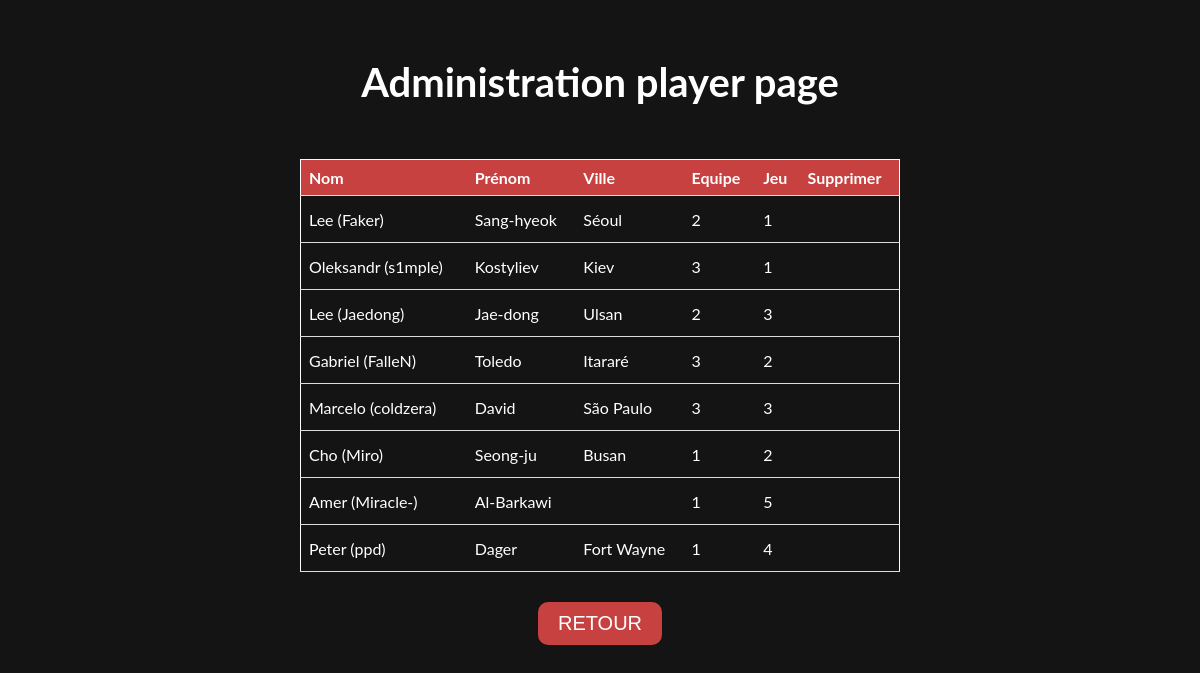
Page /src/player/admin_player.php on the committed database.
### tables this page shows
CREATE TABLE IF NOT EXISTS player (
    id INT(10) NOT NULL AUTO_INCREMENT,
    first_name VARCHAR(50) NOT NULL,
    second_name VARCHAR(50) NOT NULL,
    city VARCHAR(70) NOT NULL,
    team_id INT(10),
    game_id INT(10),
    PRIMARY KEY (id),
    CONSTRAINT fk_team_player FOREIGN KEY (team_id) REFERENCES team(id) ON DELETE SET NULL,
    CONSTRAINT fk_game_player FOREIGN KEY (game_id) REFERENCES game(id) ON DELETE SET NULL
);

### src/DBManager.php (called while the page is built)
<?php
class DBManager {
    private $bdd;
    public function __construct() {
        try {
            $this->bdd = new PDO (
                'mysql:host=localhost;dbname=brief;charset=utf8',
                'root',
                'root'
            );
        } catch (Exception $e) {
            die('Erreur : ' . $e->getMessage());
        }
    }
    public function getConnexion() {
        return $this->bdd;
    }
}
?>

### src/player/ManagerPlayer.php (called while the page is built, shortened)
<?php
require_once ('../DBManager.php');
require('./PlayerClass.php');
class ManagerPlayer extends DBManager {
    public function getAllPlayers() {
        $res = $this->getConnexion()->query('SELECT * from player');
        $players = [];
        foreach($res as $row) {
          $newPlayer = new Player();
          $newPlayer->setId($row['id']);
          $newPlayer->setFirstName($row['first_name']);
          $newPlayer->setSecondName($row['second_name']);
          $newPlayer->setCity($row['city']);
          $newPlayer->setTeamId($row['team_id']);
          $newPlayer->setGameId($row['game_id']);
          $players[] = $newPlayer;
        }
        return $players;
    }
}
?>

### src/player/PlayerClass.php (called while the page is built)
<?php
class Player {
    private $id;
    private $first_name;
    private $second_name;
    private $city;
    private $team_id;
    private $game_id;
    public function getId(){
        return $this->id;
    }
    public function setId($id){
        $this -> id = $id;
    }
    public function getFirstName(){
        return $this->first_name;
    }
    public function setFirstName($first_name){
        $this -> first_name = $first_name;
    }
    public function getSecondName(){
        return $this->second_name;
    }
    public function setSecondName($second_name){
        $this -> second_name = $second_name;
    }
    public function getCity(){
        return $this->city;
    }
    public function setCity($city){
        $this -> city = $city;
    }
    public function getTeamId(){
        return $this->team_id;
    }
    public function setTeamId($team_id){
        $this -> team_id = $team_id;
    }
    public function getGameId(){
        return $this->game_id;
    }
    public function setGameId($game_id){
        $this -> game_id = $game_id;
    }
}
?>

### src/player/admin_player.php (the view, shortened to what this page needs)
<?php
 require('./ManagerPlayer.php');
 $managerPlayer = new ManagerPlayer();
 $allPlayers = $managerPlayer->getAllPlayers();
?>
<!DOCTYPE html>
<html lang="en">
<head>
    <link rel="stylesheet" href="admin_player.css">
</head>
<body>
    <section class="page_admin">
        <h1>Administration player page</h1>
        <div class="tab">
          <table>
            <thead>
            <tr>
                <th>Nom</th>
                <th>Prénom</th>
                <th>Ville</th>
                <th>Equipe</th>
                <th>Jeu</th>
                <th>Supprimer</th>
            </tr>
            </thead>
            <tbody>
             <?php foreach ($allPlayers as $player) { ?>
                <tr>
                  <td><?php echo $player->getFirstName(); ?></td>
                  <td><?php echo $player->getSecondName(); ?></td>
                  <td><?php echo $player->getCity(); ?></td>
                  <td><?php echo $player->getTeamId(); ?></td>
                  <td><?php echo $player->getGameId(); ?></td>
                  <td><a href="admin_player.php?delete=<?php echo $player->getId(); ?>" class="trash"></a></td>
                </tr>
              <?php } ?>
            </tbody>
          </table>
          <a href="../../index.php"><button class="btn">RETOUR</button></a>
        </div>
    </section>
</body>
</html>

### src/player/admin_player.css (style rules this page uses)
body { font-family: 'Lato', sans-serif; background-color: #141414; padding: 0; margin: 0; color: white; }
.page_admin { padding: 25px 80px; }
.page_admin h1 { font-size: 40px; text-align: center; }
.page_admin .tab { display: flex; justify-content: center; align-items: center; flex-direction: column; }
table { width: 600px; border-collapse: collapse; margin: 20px 0; border: 1px solid; }
thead { background-color: #c74141; }
th, td { padding: 8px; text-align: left; border-bottom: 1px solid #ddd; }
button { margin-top: 10px; background-color: #c74141; color: white; font-size: 20px; border: none; padding: 10px 20px; border-radius: 10px; outline: none; cursor: pointer; transition: transform 0.5s; }
.trash { background-image: url(../images/trash.png); background-position: center; background-repeat: no-repeat; background-size: cover; height: 30px; width: 30px; display: flex; align-items: center; }

### rows in the picture
player: first_name "Lee (Faker)", second_name "Sang-hyeok", city "Séoul", team "2", game "1"
player: first_name "Oleksandr (s1mple)", second_name "Kostyliev", city "Kiev", team "3", game "1"
player: first_name "Lee (Jaedong)", second_name "Jae-dong", city "Ulsan", team "2", game "3"
player: first_name "Gabriel (FalleN)", second_name "Toledo", city "Itararé", team "3", game "2"
player: first_name "Marcelo (coldzera)", second_name "David", city "São Paulo", team "3", game "3"
player: first_name "Cho (Miro)", second_name "Seong-ju", city "Busan", team "1", game "2"
player: first_name "Amer (Miracle-)", second_name "Al-Barkawi", team "1", game "5"
player: first_name "Peter (ppd)", second_name "Dager", city "Fort Wayne", team "1", game "4"
